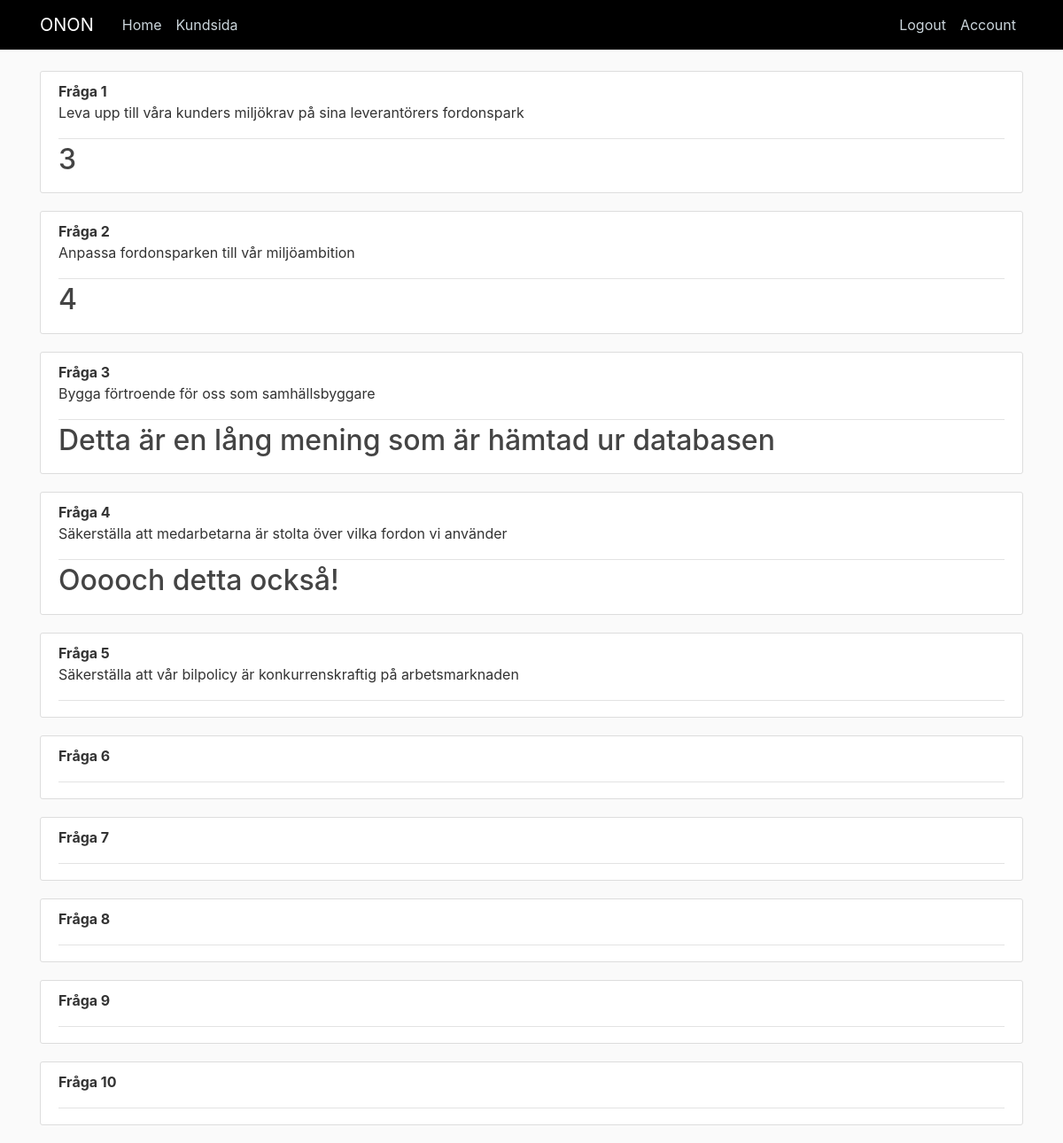
The app's page /kund/IKEA (signed in) with its own data.
### app/models.py (models this page shows, shortened)
class Responses(db.Model, UserMixin):
	afnum = db.Column(db.Integer, primary_key=True)
	company = db.Column(db.String(30), unique=True)
	orgnum = db.Column(db.Integer, unique=True)
	kam = db.Column(db.String(30))
	q5 = db.Column(db.String(150))
	q6 = db.Column(db.String(150))
	q7 = db.Column(db.String(150))
	q8 = db.Column(db.String(150))
	q9 = db.Column(db.String(150))
	q10 = db.Column(db.String(150))
	def return_responses(self):
		return [self.q5,
			self.q6,
			self.q7,
			self.q8,
			self.q10,]

### app/routes.py (the view)
@app.route("/kund/<foretag>")
@login_required
def responses(foretag):
	responses = Responses.query.filter_by(company=foretag).first() # Hämtar alla kolumner kopplat till ett företaget man klickat på
	res = responses.return_responses()	# Funktion i DB-objektet som returnerar en lista med alla svar för att det skall gå att itterera igenom i HTML-dokumentet
	return render_template('responses.html', title=foretag, responses=res, questions=Questions) # Renderar responses.html, res = lista med svar, Questions = hårkodad lista med respektive fråga, form=Responseform som är skapad i Forms.py

### app/models.py (called while the page is built)
@login_manager.user_loader
def load_user(user_id):
	return User.query.get(int(user_id))

### app/templates/responses.html
{% extends "layout.html" %}
{% block content %}
{% for i in range(11)[1:] %}
	<article class="media content-section">
	  <div class="media-body">
	    <div class="article-metadata">
	      <b>Fråga {{ i }}</b><p>{{ questions[i] }}</p>
	    </div>
	    <h2><a class="article-title" href="#">{{ responses[i] }}</a></h2>
	  </div>
	</article>
{% endfor %}
{% endblock content%}

### app/templates/layout.html (shortened to what this page needs)
<html>
<head>
    <link rel="stylesheet" href="https://maxcdn.bootstrapcdn.com/bootstrap/4.0.0/css/bootstrap.min.css">
    <link rel="stylesheet" type="text/css" href="{{ url_for('static', filename='main.css') }}">
</head>
<body>
	<header class="site-header">
	  <nav class="navbar navbar-expand-md navbar-dark bg-steel fixed-top">
	    <div class="container">
	      <a class="navbar-brand mr-4" href="/">ONON</a>
	      <div class="collapse navbar-collapse" id="navbarToggle">
	        <div class="navbar-nav mr-auto">
	          <a class="nav-item nav-link" href="{{ url_for('home') }}">Home</a>
	          <a class="nav-item nav-link" href="{{ url_for('kund') }}">Kundsida</a>
	        </div>
	        <div class="navbar-nav">
	        	{% if current_user.is_authenticated %}
	        		<a class="nav-item nav-link" href="{{ url_for('logout') }}">Logout</a>
	        		<a class="nav-item nav-link" href="{{ url_for('account') }}">Account</a>
	        	{% else %}
	        		<a class="nav-item nav-link" href="{{ url_for('login') }}">Login</a>
	          		<a class="nav-item nav-link" href="{{ url_for('register') }}">Register</a>
	        	{% endif %}
	        </div>
	      </div>
	    </div>
	  </nav>
	</header>
	<main role="main" class="container">
	  <div class="row">
	    <div class="col-md-12">
	    	{% block content %}{% endblock %}
	    </div>
</body>
</html>

### app/static/main.css (style rules this page uses)
body { background: #fafafa; color: #333333; margin-top: 5rem; }
h1, h2, h3, h4, h5, h6 { color: #444444; }
.bg-steel { background-color: #000000; }
.site-header .navbar-nav .nav-link { color: #cbd5db; }
.content-section { background: #ffffff; padding: 10px 20px; border: 1px solid #dddddd; border-radius: 3px; margin-bottom: 20px; }
.article-title { color: #444444; }
.article-metadata { padding-bottom: 1px; margin-bottom: 4px; border-bottom: 1px solid #e3e3e3 }

### records on screen
Responses: q8 "Detta är en lång mening som är hämtad ur databasen" "Ooooch detta också!"

### other values on screen
{{ i }} "1" "2" "3" "4" "5" "6" "7" "8" "9" "10"
{{ questions[i] }} "Leva upp till våra kunders miljökrav på sina leverantörers fordonspark" "Anpassa fordonsparken till vår miljöambition" "Bygga förtroende för oss som samhällsbyggare" "Säkerställa att medarbetarna är stolta över vilka fordon vi använder" "Säkerställa att vår bilpolicy är konkurrenskraftig på arbetsmarknaden"
{{ responses[i] }} "3" "4"
